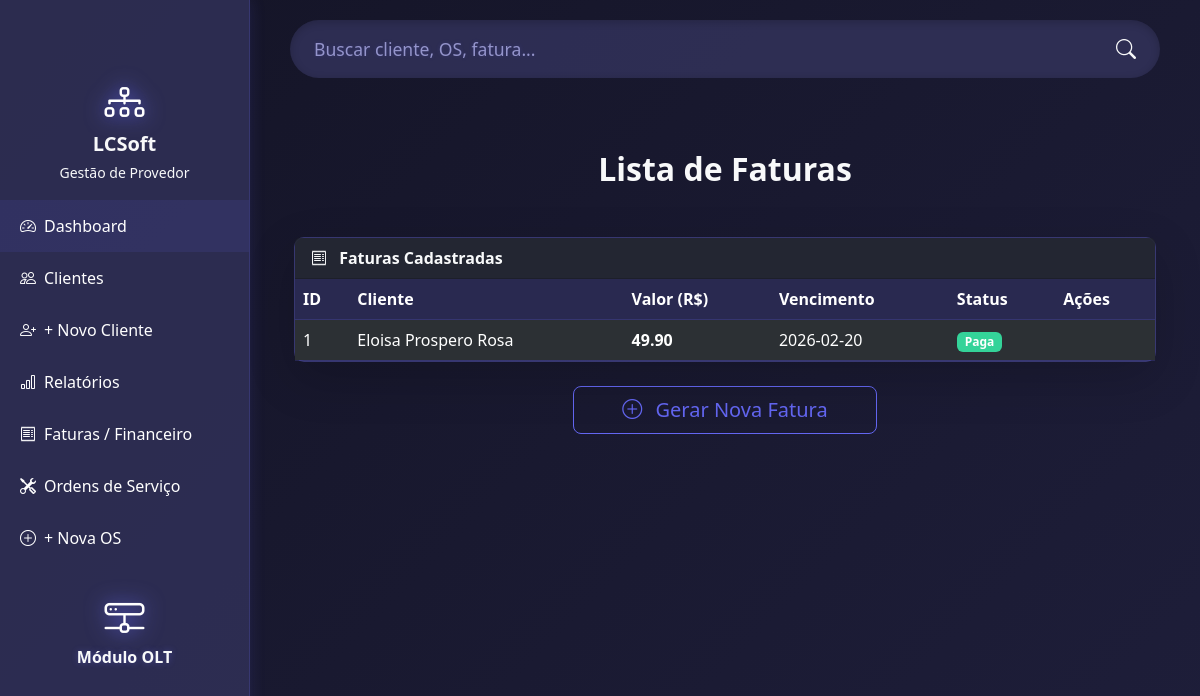
Page /faturas on the committed database.
### tables this page shows
CREATE TABLE faturas (
    id INTEGER PRIMARY KEY AUTOINCREMENT,
    cliente_id INTEGER,
    valor REAL,
    data_vencimento DATE,
    pago BOOLEAN DEFAULT FALSE,
    FOREIGN KEY(cliente_id) REFERENCES clientes(id)
);

CREATE TABLE clientes (
    id INTEGER PRIMARY KEY AUTOINCREMENT,
    nome TEXT NOT NULL,
    endereco TEXT,
    plano TEXT,
    status TEXT DEFAULT 'ativo',
    data_cadastro DATE
, email TEXT, telefone TEXT, status_contrato TEXT DEFAULT 'ativo');

### app.py (the view)
@app.route('/faturas')
def faturas():
    conn = get_db_connection()
    faturas = conn.execute('''
        SELECT f.*, c.nome
        FROM faturas f
        JOIN clientes c ON f.cliente_id = c.id
        ORDER BY f.data_vencimento DESC
    ''').fetchall()
    conn.close()
    return render_template('faturas.html', faturas=faturas)

### app.py (called while the page is built)
def get_db_connection():
    conn = sqlite3.connect('isp_gestao.db')
    conn.row_factory = sqlite3.Row
    return conn

### templates/faturas.html (shortened to what this page needs)
{% extends "base.html" %}
{% block content %}
<div class="container-fluid px-4 py-5">
    <h2 class="text-center mb-5 text-light fw-bold">Lista de Faturas</h2>
    <div class="card glass-card shadow-lg">
        <div class="card-header text-light fw-bold bg-dark bg-opacity-75">
            <i class="bi bi-receipt me-2"></i> Faturas Cadastradas
        </div>
        <div class="card-body p-0">
            {% if faturas %}
            <div class="table-responsive">
                <table class="table table-hover table-dark table-striped m-0">
                    <thead>
                        <tr>
                            <th>ID</th>
                            <th>Cliente</th>
                            <th>Valor (R$)</th>
                            <th>Vencimento</th>
                            <th>Status</th>
                            <th>Ações</th>
                        </tr>
                    </thead>
                    <tbody>
                        {% for f in faturas %}
                        <tr>
                            <td>{{ f['id'] }}</td>
                            <td>{{ f['nome'] }}</td>
                            <td class="fw-bold">{{ "%.2f"|format(f['valor']) }}</td>
                            <td>{{ f['data_vencimento'] }}</td>
                            <td>
                                {% if f['pago'] %}
                                <span class="badge bg-success">Paga</span>
                                {% else %}
                                <span class="badge bg-danger">Pendente</span>
                                {% endif %}
                            </td>
                            <td>
                            </td>
                        </tr>
                        {% endfor %}
                    </tbody>
                </table>
            </div>
            {% else %}
            <div class="alert alert-info text-center m-4">
                Nenhuma fatura cadastrada ainda.
            </div>
            {% endif %}
        </div>
    </div>
    <div class="text-center mt-4">
        <a href="{{ url_for('gerar_fatura') }}" class="btn btn-outline-primary btn-lg px-5">
            <i class="bi bi-plus-circle me-2"></i> Gerar Nova Fatura
        </a>
    </div>
</div>
{% endblock %}

### templates/base.html (style rules this page uses)
:root { --bg: linear-gradient(135deg, #141426, #1e1e3a); --text: #ffffff; --muted: #d0d0ff; --card-bg: rgba(50, 50, 90, 0.8); --border: rgba(99, 102, 241, 0.2); --glow: rgba(99, 102, 241, 0.15); --primary: #6366f1; --success: #34d399; --warning: #fbbf24; --danger: #f87171; }
body { background: var(--bg); color: var(--text); min-height: 100vh; margin: 0; }
.card { background: var(--card-bg); border: 1px solid var(--border); box-shadow: 0 4px 12px var(--glow); border-radius: 10px; transition: box-shadow .3s; }
h1, h2, h3, h4, h5, h6, p, small, .text-muted, .form-label { color: var(--text); }
.btn-outline-primary { border-color: var(--primary); color: var(--primary); }
.table-dark { --bs-table-bg: rgba(40, 40, 80, 0.8); --bs-table-color: #ffffff; --bs-table-border-color: rgba(99, 102, 241, 0.2); }
.table th, .table td { vertical-align: middle; }
.badge.bg-success { background-color: var(--success) !important; }
.badge.bg-success { background-color: #34d399 !important; }

### rows in the picture
faturas: id "1", nome "Eloisa Prospero Rosa", valor "49.90", data_vencimento "2026-02-20", pago "Paga"
